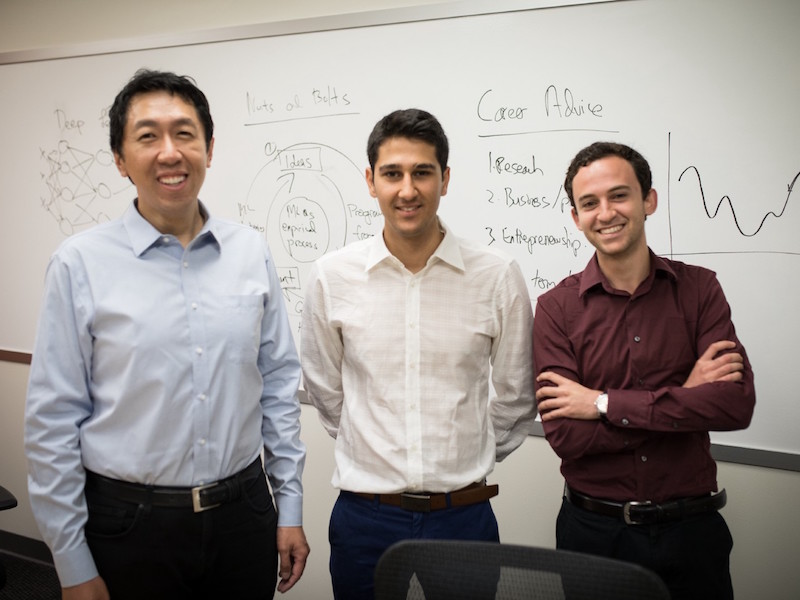
#> input picture DeepLearning.ai/4-convolutional-neural-networks/Week 04/Neural Style Transfer/images/content.jpeg, 800 x 600 px, given in place of cara0.jpg, which was not available
$ python Check_images.py '../DeepLearning.ai/4-convolutional-neural-networks/Week 04/Neural Style Transfer/images/content.jpeg'
#> lines starting #> are read from the running program, lines starting #| are printed output that depends on the picture; after the words box and inside, x2 and y2 are one past the last pixel; in counts of white or black regions, pixels touching at a corner belong together; pictures that were not available may be replaced by others from this repository, and a replacement may not be noted
#!/usr/bin/env python
'''
[Extra]
Create data beging for image which already exist.

USAGE:
    Python Check_images.py or ./Check_images.py

Pres any button to go next.
'''

# Python 2/3 compatibility
from __future__ import print_function

import numpy as np
import cv2
import os
from matplotlib import pyplot as plt

list=os.listdir("data/data_images/Persons/Edu")
if (len(list)==0):
    print("Empty folder")
    quit()


#---------------------------------------------------------------------------
# Uncomment in order to aks in terminal
name = raw_input("Who do you want to check? ")
#> the answer given: ../DeepLearning.ai/4-convolutional-neural-networks/Week 04/Neural Style Transfer/images/content.jpeg
# Fix a name and number of  pictures.
# name ="Edu"
#---------------------------------------------------------------------------

list=os.listdir("data/data_images/Persons/Edu")
n_images=len(list) #image
if (n_images==0):
    print("Empty folder")
    quit()


def detect(img, cascade):
    rects = cascade.detectMultiScale(img, scaleFactor=1.3, minNeighbors=4, minSize=(30, 30),
                                     flags=cv2.CASCADE_SCALE_IMAGE)
    if len(rects) == 0:
        return []
    rects[:,2:] += rects[:,:2]
    return rects

def draw_rects(img, rects, color):
    for x1, y1, x2, y2 in rects:
        cv2.rectangle(img, (x1, y1), (x2, y2), color, 2)

if __name__ == '__main__':
    import sys, getopt
    print(__doc__)

    args, video_src = getopt.getopt(sys.argv[1:], '', ['cascade=', 'nested-cascade='])
    try:
        video_src = video_src[0]
    except:
        video_src = 0

    args = dict(args)
    cascade_fn = args.get('--cascade', "data/haarcascades/haarcascade_frontalface_alt.xml")
    nested_fn  = args.get('--nested-cascade', "data/haarcascades/haarcascade_eye.xml")

    cascade = cv2.CascadeClassifier(cascade_fn)
    nested = cv2.CascadeClassifier(nested_fn)

    #############################################################################3
    n=0;
    samples =  np.empty((0,2500))

    for i in range(0,int(n_images)):
        img = cv2.imread('data/data_images/Persons/%s/cara%d.jpg'%(name,i))
#> img is the input picture: shape (600, 800, 3); mean B, G, R 144.4, 147.9, 155
        # img = cv2.imread('cara1.jpg')

        if not (type(img) is np.ndarray):
            print("There is no Image. Run first \"Take_photo.py\"")
            quit()

    #############################################################################3
        gray = cv2.cvtColor(img, cv2.COLOR_BGR2GRAY)
        gray = cv2.equalizeHist(gray)
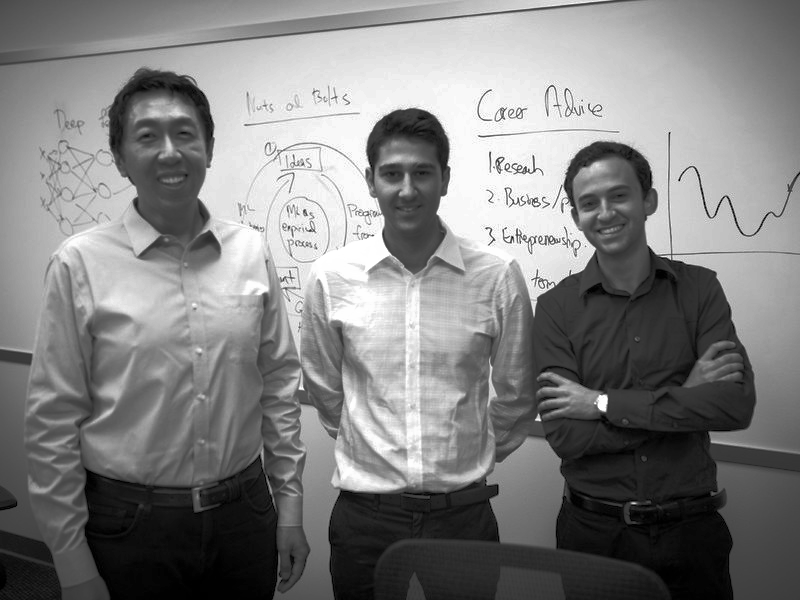
#> gray: shape (600, 800); min 0, max 255, mean 128.3

        rects = detect(gray, cascade)
#> in detect, `rects = cascade.detectMultiScale(img, scaleFactor=1.3, minNeighbors=4,..`: rects = [[364, 141, 86, 86], [563, 166, 86, 86], [114, 94, 106, 106]]
#> rects = [[364, 141, 450, 227], [563, 166, 649, 252], [114, 94, 220, 200]]
        vis = img.copy()
        draw_rects(vis, rects, (0, 255, 0))
#> the loop in draw_rects, `for x1, y1, x2, y2 in rects:` made 3 passes
        for x1, y1, x2, y2 in rects:
        	crop_img = img[y1:y2, x1:x2]
#> this loop made 3 passes
#> pass 1, `crop_img = img[y1:y2, x1:x2]`:
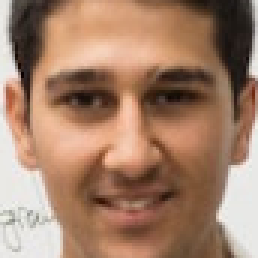
#> crop_img: shape (86, 86, 3) (shown 3 times larger); mean B, G, R 106.2, 128.4, 163.9
#> pass 2, `crop_img = img[y1:y2, x1:x2]`:
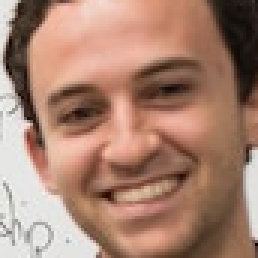
#> crop_img: shape (86, 86, 3) (shown 3 times larger); mean B, G, R 113.1, 130.5, 168.1

        #--------------------------------------------------------
        gray = cv2.cvtColor(crop_img, cv2.COLOR_BGR2GRAY)
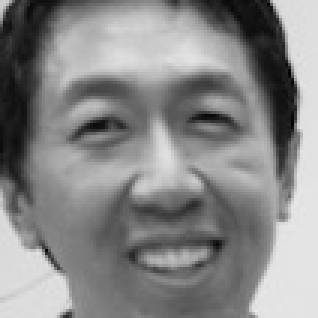
#> gray: shape (106, 106) (shown 3 times larger); min 2, max 233, mean 135.3
        gray = cv2.equalizeHist(gray)
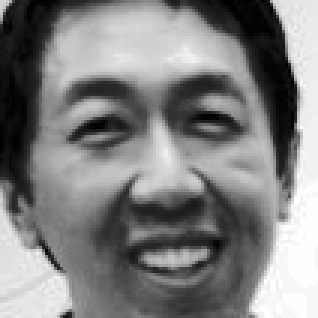
#> gray: shape (106, 106) (shown 3 times larger); min 0, max 255, mean 128.3

        #Basic threshold example
        #Set threshold and maxValue
        thresh=127
        maxValue=255
        th,dst=cv2.threshold(gray,thresh,maxValue,cv2.THRESH_BINARY);
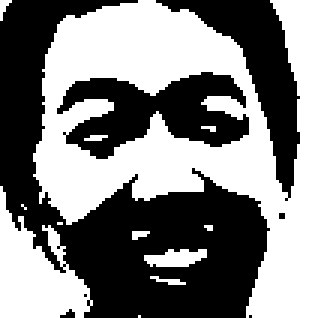
#> dst: shape (106, 106) (shown 3 times larger); 50.1% white; 7 black regions (4 under 20 px), largest, box (x1, y1, x2, y2) and area: (0, 0, 90, 106) 3660, (19, 24, 83, 53) 1023, (52, 0, 100, 67) 908
#> th = 127

        resized_image = cv2.resize(dst, (50, 50))
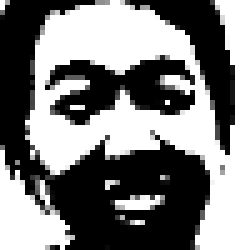
#> resized_image: shape (50, 50) (shown 5 times larger); min 0, max 255, mean 127.2
        cv2.imshow(name, resized_image)

        #-----------------------------------------------------
        #RNA
        #-----------------------------------------------------

        # print ("training complete")
        # np.savetxt('generalsamples.data',samples)
        #############################################################################3
        resized_image=np.asarray(resized_image, dtype='uint8' )
        h,w=resized_image.shape
#> h = 50; w = 50
        sample = resized_image.reshape((1,w*h))
        sample = sample/255
        samples = np.append(samples,sample,0)
        n=n+1;

        #############################################################################3

        # cv2.imshow('facedetect', vis)
        cv2.waitKey(0)

    #############################################################################3
    np.savetxt('data/data_images/Persons/%s/generalsamples.data'%name,samples)
    #############################################################################3

    cv2.destroyAllWindows()
